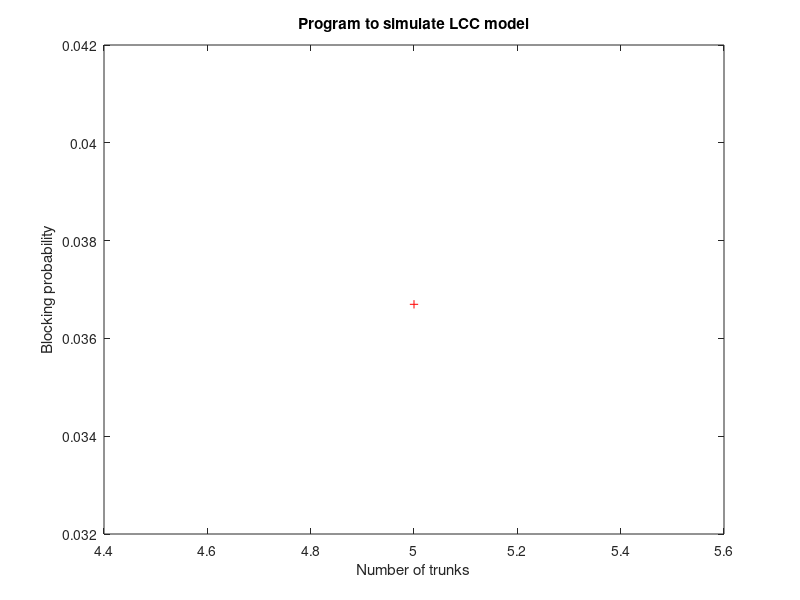

MATLAB code for this plot:
clc;
clear all;

N = input("Enter the number of server");
c = input("Enter the number of calls per hour=");
th = input("Enter the holding duration of each call=");
A=c*th/60;
A=round(A);
fprintf("\nThe value of offered traffic A=%d",A);

A=2;
Num=A^N/factorial(N);
fprintf("\n The value of numerator Num=%d",Num);
sum=0;
for k=1:1:N
  Den =A^k/factorial(k);
  sum = sum+Den;
end
Den = sum+1;
fprintf("\n The value of denominator Den=%d",Den);
B=Num/Den;
fprintf("\nThe value of GOS = %d",B);
grid on;
plot(N,B,"r+:");

xlabel("Number of trunks");
ylabel("Blocking probability");
title("Program to simulate LCC model");
